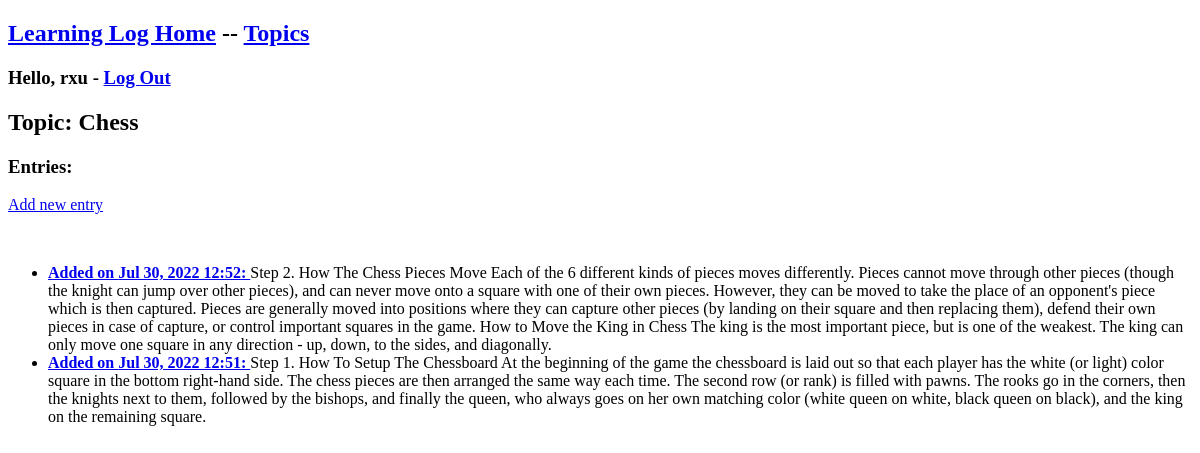
The app's page /topics/topic_1/ (signed in), older data.
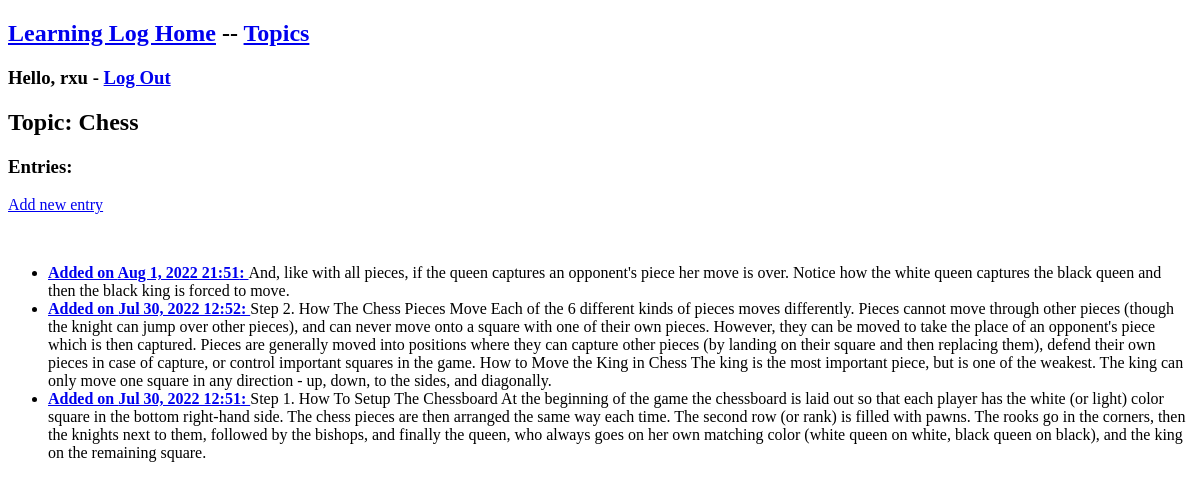
The same page, newer data.
### learning_logs/models.py (models this page shows, shortened)
class Entry(models.Model):
    topic=models.ForeignKey(Topic, on_delete=models.CASCADE)
    text=models.TextField()
    date_added=models.DateTimeField(auto_now_add=True)
    class Meta:
        verbose_name_plural='entries'

### learning_logs/views.py (the view)
# urls.py: path('topics/topic_<int:topic_id>/', views.topic, name='topic'),
@login_required
def topic(request, topic_id):
    topic = Topic.objects.get(id=topic_id)
    entries = topic.entry_set.order_by('-date_added')
    context = {'topic': topic, 'entries': entries}
    return render(request, 'learning_logs/topic.html', context)

### learning_logs/models.py (called while the page is built)
    def __str__(self):
        return self.text

### learning_logs/templates/learning_logs/topic.html
{% extends "learning_logs/base.html" %}
{% block content %}
<h2>Topic: {{topic}}</h2>
<h3>Entries:</h3>
<p><a href="{% url 'learning_logs:new_entry' topic.id %}">Add new entry</a></p>
<br>
<ul>
    {% for entry in entries %}
    <li><b><a href="{% url 'learning_logs:edit_entry' entry.id %}">Added on {{entry.date_added|date:"M j, Y H:i"}}:
            </a></b>{{entry.text}}</li>
    {% empty %}
    <li>Nothing has been added yet!</li>
    {% endfor %}
</ul>
{% endblock content %}

Row changes from the older to the newer data that the page shows:
added Entry: date_added "Aug 1, 2022 21:51", text "And, like with all pieces, if the queen captures an opponent's piece her move is over. Notice how the white queen captures the black queen and then the black king is forced to move."
